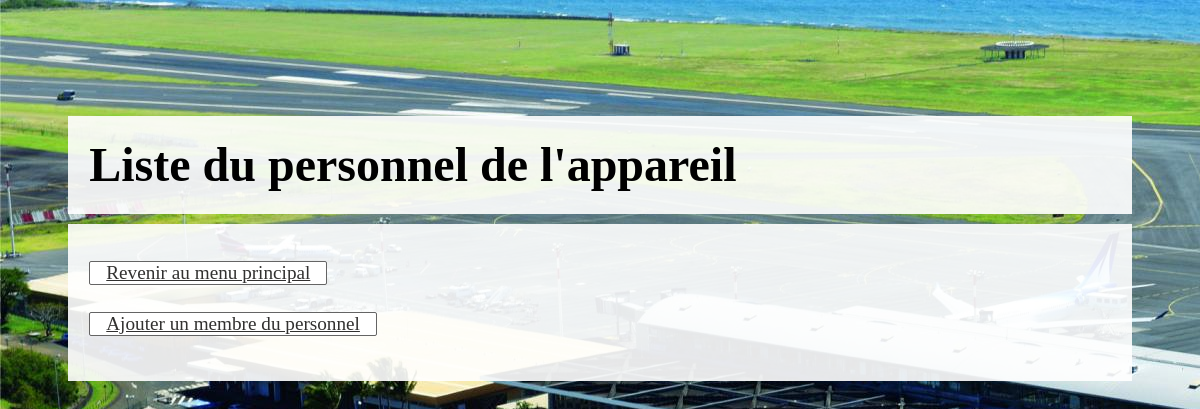
Page /aeroport/indexperso/15/ on the earlier database version.
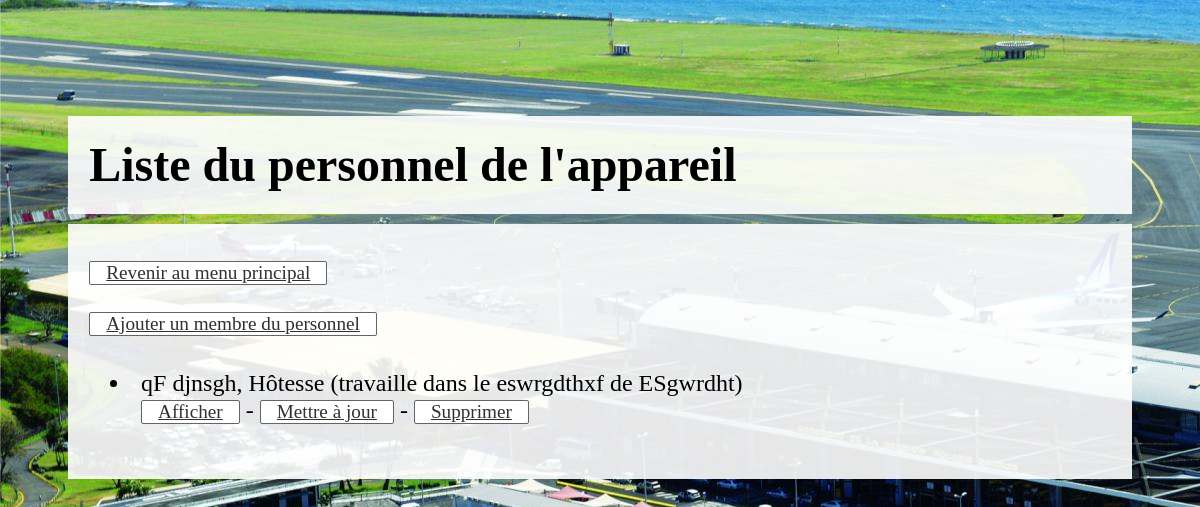
Same page on the later database version.
### aeroport/models.py (models this page shows, shortened)
class Personnel(models.Model):
    nom = models.CharField(max_length=30, blank=False)
    prenom = models.CharField(max_length=30, blank=False)
    metier = models.CharField(max_length=30, choices=CHOIX_METIER, default='Hôtesse')
    avion = models.ForeignKey("avion", on_delete=models.CASCADE, default=None)

class Avion(models.Model):
    modele = models.CharField(max_length=100)
    comp = models.CharField(max_length=100)
    date_arrivee = models.DateField(default = date.today())
    date_depart = models.DateField(blank=True, default=None)
    nombre_passagers_depart = models.IntegerField(default = 0)
    nombre_passagers_arrivee = models.IntegerField(default = 0)

### aeroport/personnel_views.py (the view)
# urls.py: path('indexperso/<int:id>/', personnel_views.indexperso),
def indexperso(request, id):
    liste = models.Personnel.objects.filter(pk = id)
    return render(request, "aeroport/personnel/indexperso.html", {"liste": liste, "id":id})

### aeroport/Templates/aeroport/personnel/indexperso.html (shortened to what this page needs)
{% extends "main.html" %}
{% load static %}
{% block subtitle %}
Liste du personnel de l'appareil
{% endblock %}
{% block content %}
<p><a href="/aeroport/index/">Revenir au menu principal</a></p>
<p><a href="/aeroport/ajoutperso/{{id}}/">Ajouter un membre du personnel</a></p>
<ul>
    {% for l in liste %}
    <li>{{l.prenom}} {{l.nom}}, {{l.metier}} (travaille dans le {{l.avion.modele}} de {{l.avion.comp}})<br>
    <a href="/aeroport/afficheperso/{{l.id}}/"> Afficher</a> -
    <a href="/aeroport/updateperso/{{l.id}}/"> Mettre à jour</a> -
    <a href="/aeroport/deleteperso/{{l.id}}/"> Supprimer</a>
    </li>
    {% endfor %}
</ul>
{% endblock %}

Differences in the rows shown:
added Personnel: prenom "qF", nom "djnsgh", metier "Hôtesse", avion.modele "eswrgdthxf", avion.comp "ESgwrdht"
